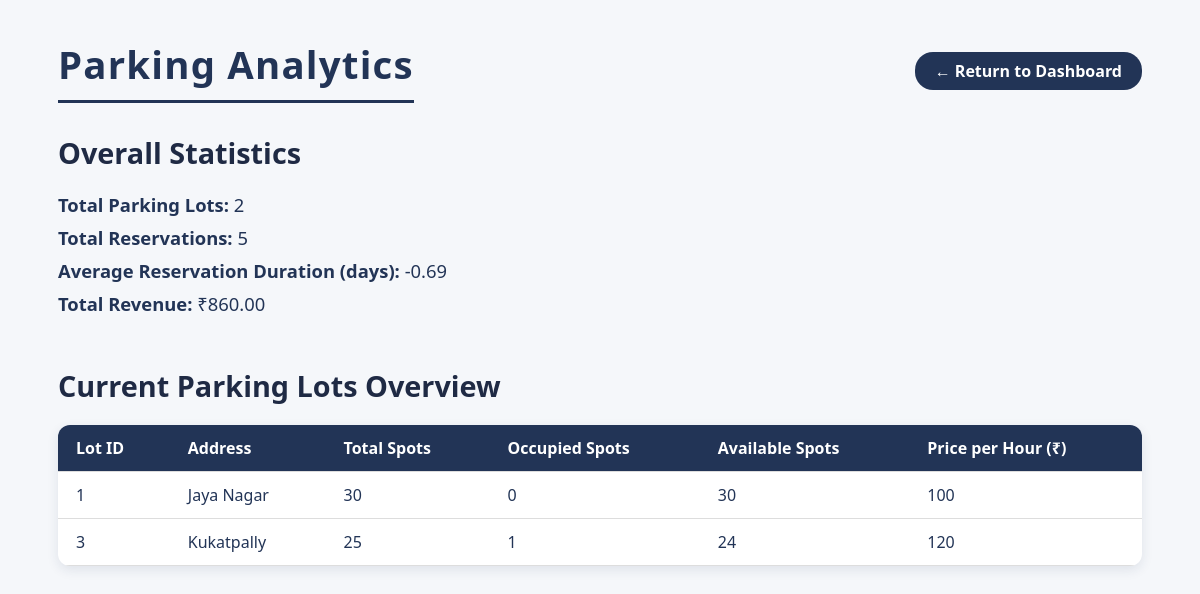
The app's page /admin/analytics (signed in) with its own data.
### backend/models.py (models this page shows)
class ParkingLot(db.Model):
    __tablename__ = "ParkingLot"
    id = db.Column(db.Integer, primary_key = True, autoincrement = True)
    location = db.Column(db.String, nullable = False)
    address = db.Column(db.String, nullable = False)
    price = db.Column(db.Integer, nullable = False)
    no_of_spots = db.Column(db.Integer, nullable = False)

### backend/routes.py (the view)
@routes_bp.route('/admin/analytics')
@login_required
def admin_analytics():
    parking_lots = ParkingLot.query.all()
    lots_data = []
    for lot in parking_lots:
        total_spots = ParkingSpot.query.filter_by(lot_id=lot.id).count()
        occupied_spots = ParkingSpot.query.filter_by(lot_id=lot.id, status="Occupied").count()
        lots_data.append({
            'id': lot.id,
            'address': lot.address,
            'total_spots': total_spots,
            'occupied_spots': occupied_spots,
            'price': lot.price,
            'created_at': getattr(lot, 'created_at', None),
            'updated_at': getattr(lot, 'updated_at', None),
        })
    from sqlalchemy import func
    total_lots_created = len(parking_lots)
    total_reservations = Reservation.query.count()
    avg_duration = db.session.query(func.avg(func.julianday(Reservation.exit_ts) - func.julianday(Reservation.entry_ts))).scalar()
    total_revenue = db.session.query(func.sum(Reservation.cost)).scalar()
    return render_template('admin/analytics.html',
                           lots_data=lots_data,
                           total_lots_created=total_lots_created,
                           total_reservations=total_reservations,
                           avg_duration=avg_duration,
                           total_revenue=total_revenue)

### app.py (called while the page is built)
def create_app():
    app = Flask(__name__)
    app.config["SQLALCHEMY_DATABASE_URI"] = "sqlite:///vehicle_db.sqlite3"
    app.config["SQLALCHEMY_TRACK_MODIFICATIONS"] = False
    app.config["SECRET_KEY"] = "myspoton"
    db.init_app(app)
    login_manager = LoginManager()
    login_manager.init_app(app)
    @login_manager.user_loader
    def load_user(user_id):
        return Admin.query.filter_by(email=user_id).first() or User.query.filter_by(email=user_id).first()
    with app.app_context():
        db.create_all()
        from backend.create_initial_db import init_db
        init_db(app)
        from backend.routes import routes_bp
        app.register_blueprint(routes_bp)
    return app

### templates/admin/analytics.html (shortened to what this page needs)
<!DOCTYPE html>
<html lang="en">
<head>
</head>
<body>
  <div style="display: flex; align-items: center; justify-content: space-between; margin-bottom: 30px;">
    <h1 style="margin: 0;">Parking Analytics</h1>
    <a href="{{ url_for('routes_bp.user_dashboard') }}"
       style="padding: 8px 20px; background: #223456; color: white; border-radius: 18px; text-decoration: none; font-weight: 600; white-space: nowrap;">
      ← Return to Dashboard
    </a>
  </div>
  <section>
    <h2>Overall Statistics</h2>
    <div class="stats">
      <p><strong>Total Parking Lots:</strong> {{ total_lots_created }}</p>
      <p><strong>Total Reservations:</strong> {{ total_reservations }}</p>
      <p><strong>Average Reservation Duration (days):</strong> {{ "%.2f"|format(avg_duration or 0) }}</p>
      <p><strong>Total Revenue:</strong> ₹{{ "%.2f"|format(total_revenue or 0) }}</p>
    </div>
  </section>
  <section>
    <h2>Current Parking Lots Overview</h2>
    {% if lots_data %}
      <table>
        <thead>
          <tr>
            <th>Lot ID</th>
            <th>Address</th>
            <th>Total Spots</th>
            <th>Occupied Spots</th>
            <th>Available Spots</th>
            <th>Price per Hour (₹)</th>
          </tr>
        </thead>
        <tbody>
          {% for lot in lots_data %}
            <tr>
              <td data-label="Lot ID">{{ lot.id }}</td>
              <td data-label="Address">{{ lot.address }}</td>
              <td data-label="Total Spots">{{ lot.total_spots }}</td>
              <td data-label="Occupied Spots">{{ lot.occupied_spots }}</td>
              <td data-label="Available Spots">{{ lot.total_spots - lot.occupied_spots }}</td>
              <td data-label="Price (₹)">{{ lot.price }}</td>
            </tr>
          {% endfor %}
        </tbody>
      </table>
    {% else %}
      <p>No parking lots found in the system.</p>
    {% endif %}
  </section>
</body>
</html>

### templates/admin/analytics.html (style rules this page uses)
body { font-family: 'Segoe UI', sans-serif; background: #f5f7fa; color: #223456; padding: 30px 50px; min-height: 100vh; }
h1 { margin-bottom: 32px; font-weight: 700; font-size: 2.4rem; letter-spacing: 1.2px; border-bottom: 3px solid #223456; padding-bottom: 10px; }
section { margin-bottom: 50px; }
section h2 { font-size: 1.8rem; font-weight: 600; margin-bottom: 20px; color: #1f2a44; }
.stats p { font-size: 1.15rem; margin: 8px 0; }
table { width: 100%; border-collapse: collapse; background: white; border-radius: 12px; overflow: hidden; box-shadow: 0 4px 12px rgb(34 52 86 / 0.1); font-size: 1rem; }
thead { background-color: #223456; color: white; }
th, td { padding: 12px 18px; text-align: left; border-bottom: 1px solid #ddd; vertical-align: middle; }

### records on screen
ParkingLot: id "1", address "Jaya Nagar", total_spots "30", occupied_spots "0", lot.total_spots-lot.occupied_spots "30", price "100"
ParkingLot: id "3", address "Kukatpally", total_spots "25", occupied_spots "1", total_spots "24", price "120"

### other values on screen
{{ total_lots_created }} "2"
{{ total_reservations }} "5"
{{ "%.2f"|format(avg_duration or 0) }} "-0.69"
{{ "%.2f"|format(total_revenue or 0) }} "860.00"
